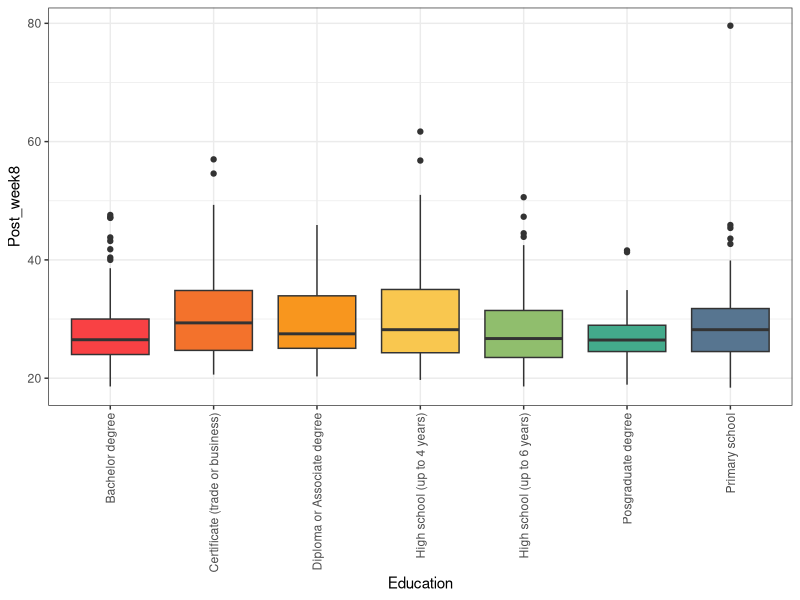
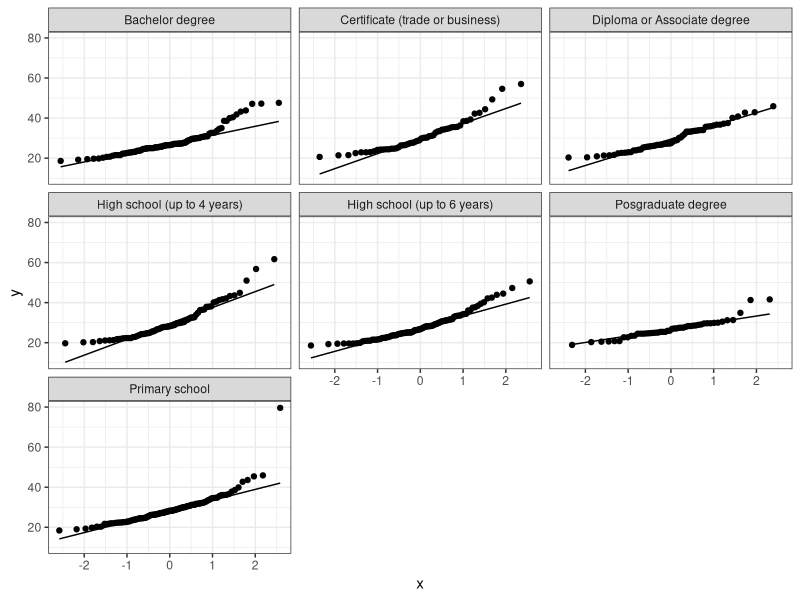
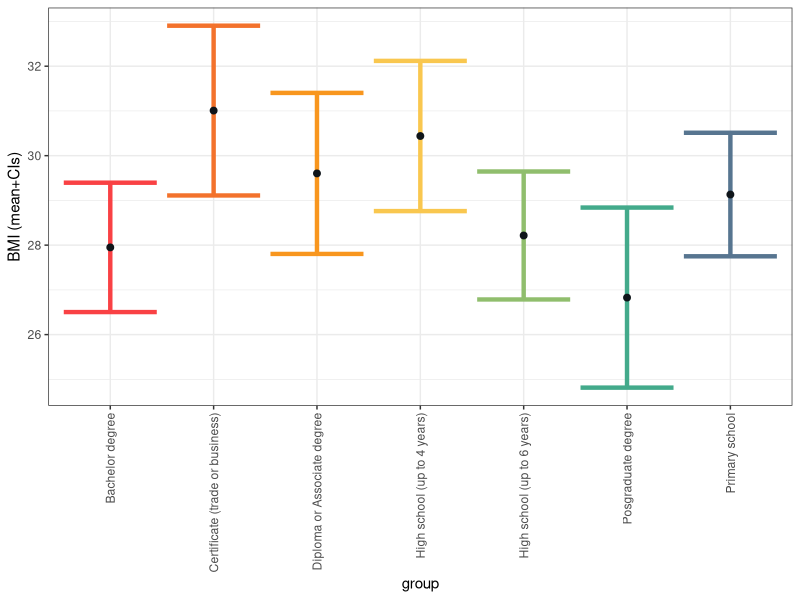

Reproduce these figures in R, in order.
## ---- chunk 1
library(ggplot2) 
library(tidyverse)  
living_well <- read.csv("Data-sets/Cleaned_data_pre_post.csv", 
                   stringsAsFactors = TRUE) 
## ---- chunk 2
unique(living_well$Time)
## ---- chunk 3
living_well_wide <- pivot_wider(
  living_well,
  id_cols = ID,               
  names_from = Time,          
  values_from = BMI           
)
## ---- chunk 4
living_well |>
  dplyr::summarise(n = dplyr::n(), .by = c(ID, Time)) |>
  dplyr::filter(n > 1L)
## ---- chunk 5
living_well[living_well$ID == "PIR201181", c("ID",
                                             "Time", 
                                             "BMI", 
                                             "Weight") ]
## ---- chunk 6
living_well[living_well$ID == "ABD 010187", c("ID",
                                             "Time", 
                                             "BMI", 
                                             "Weight") ]

## ---- chunk 7
bad_ID <- living_well |>
  dplyr::summarise(n = dplyr::n(), .by = c(ID, Time)) |>
  dplyr::filter(n > 1L) %>%
  distinct(ID)

living_well_clean <- living_well %>%
  filter(!ID %in% bad_ID$ID)
## ---- chunk 8
living_well_wide <- pivot_wider(
  living_well_clean,
  id_cols = ID,               
  names_from = Time,          
  values_from = BMI,
  # We include `names_glue()` as it converts our variable `Post week8` to `Post_week8`
  names_glue = "{str_replace_all(Time, ' ', '_')}"
)
## ---- chunk 9
any(living_well_wide$Baseline == 999, na.rm = TRUE)
any(living_well_wide$Post_week8== 999, na.rm = TRUE)
## ---- chunk 10
living_well_wide <- living_well_wide %>%
  mutate(
    Baseline = na_if(Baseline, 999),
    Post_week8 = na_if(Post_week8, 999)
  ) %>%
  drop_na(Baseline, Post_week8)

any(living_well_wide$Baseline == 999, na.rm = TRUE)
any(living_well_wide$Post_week8== 999, na.rm = TRUE)
## ---- chunk 11
living_well_wide$diff <- (living_well_wide$Baseline - living_well_wide$Post_week8)

living_well_wide$diff
## ---- chunk 12
attach(living_well_wide)
## ---- chunk 13
t.test(Baseline, Post_week8, paired = TRUE, alternative = "greater") 
## ---- chunk 14
t.test(Baseline, Post_week8, paired = TRUE) 
## ---- chunk 15
detach(living_well_wide)
## ---- chunk 16
living_well_aov <- living_well_clean %>%
  pivot_wider(
    id_cols = c(ID, Education),
    names_from = Time,
    values_from = BMI,
    names_glue = "{str_replace_all(Time, ' ', '_')}"
  )
## ---- chunk 17

living_well_aov <- living_well_aov %>%
  mutate(Education = factor(replace(Education, Education == "999", NA))) %>%
  mutate(
    Baseline = na_if(Baseline, 999),
    Post_week8 = na_if(Post_week8, 999)
  ) %>%
  drop_na(Baseline, Post_week8, Education)

str(living_well_aov)

## ---- chunk 18
attach(living_well_aov)
## ---- chunk 19
ggplot(living_well_aov, aes(x=Education, y=Post_week8))+
  geom_boxplot(fill = c("#f94144",
                        "#f3722c",
                        "#f8961e",
                        "#f9c74f",
                        "#90be6d",
                        "#43aa8b",
                        "#577590"))+
  theme_bw() +   
  theme(axis.text.x = element_text(angle = 90, vjust = 0.5, hjust = 1))
## ---- chunk 20
ggplot(data=living_well_aov, aes(sample=Post_week8))+
  geom_qq()+
  geom_qq_line()+
  theme_bw()+
  facet_wrap(~Education)
## ---- chunk 21
aggregate(Post_week8~Education, FUN=sd)
## ---- chunk 22
aggregate(Post_week8~Education, FUN=length)
## ---- chunk 23
4.55/8.74
## ---- chunk 24
mod.aov <- lm(Post_week8~Education, data = living_well_aov)
anova(mod.aov)
## ---- chunk 25
pairwise.t.test(Post_week8,Education,p.adj='bonf')
## ---- chunk 26
#Calculate CIs for each group
mod.aov.ci <- lm(Post_week8~Education-1, data = living_well_aov)
ci<-confint(mod.aov.ci)
ci
## ---- chunk 27
#Calculate means for each group
mean_lw<-aggregate(Post_week8 ~ Education, data = living_well_aov, FUN = mean)
#Add the means and CIs together in a dataframe to plot
values<-cbind(mean_lw,ci)
#Rename the column headings and row headings
colnames(values)<-c("group","mean", "lower","upper")
rownames(values)<-c(1, 2, 3, 4, 5, 6, 7)
values
## ---- chunk 28
#create errorbar plot
ggplot(data=values, aes(x=group, y=mean))+
  geom_errorbar(aes(ymin=lower,
                    ymax=upper), 
                linewidth=1.5, 
                col=c("#f94144",
                      "#f3722c",
                      "#f8961e",
                      "#f9c74f",
                      "#90be6d",
                      "#43aa8b",
                      "#577590"))+
  geom_point(size=2, 
             col="#0F151A")+
  theme_bw()+
  labs(y="BMI (mean+CIs)") +
  theme(axis.text.x = element_text(angle = 90, 
                                   vjust = 0.5, 
                                   hjust = 1))


